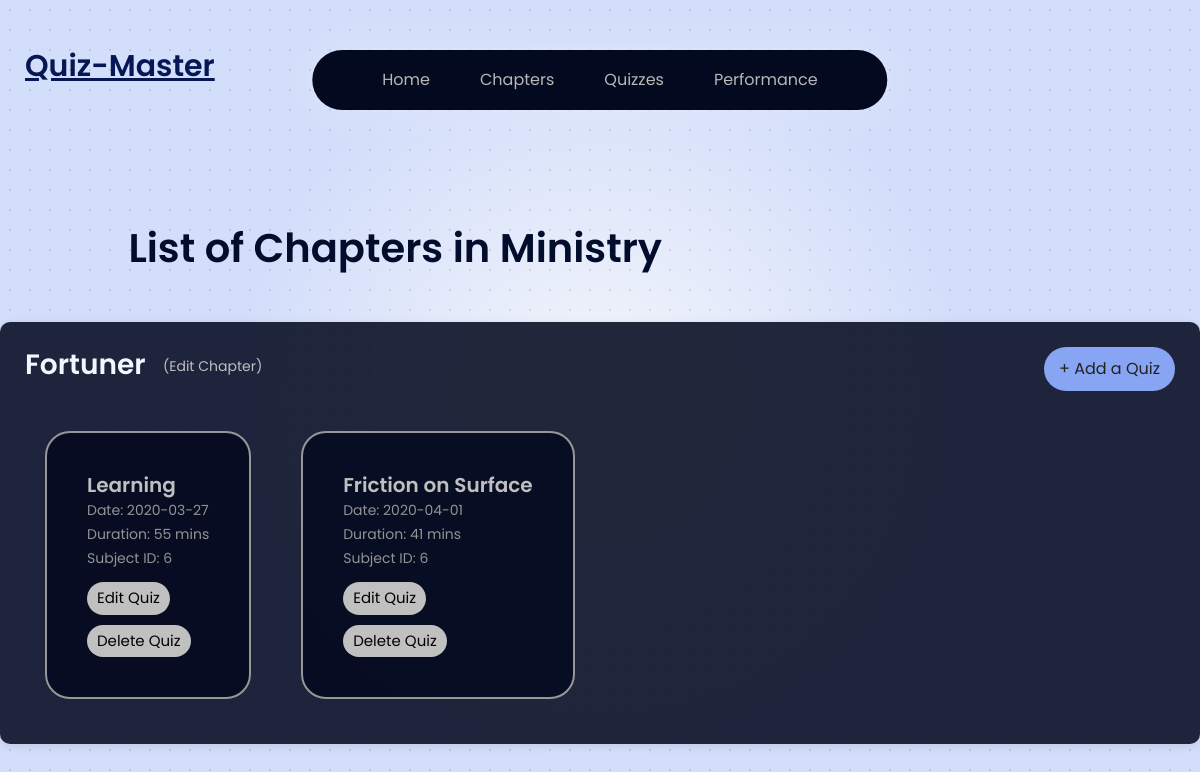
Page /admin/subject/6/chapters_list on the committed database.
### models/models.py (models this page shows, shortened)
class Subjects(db.Model):
    __tablename__ = 'subjects'
    id = db.Column(db.Integer, primary_key=True)
    name = db.Column(db.String(100), unique=True, nullable=False)
    description = db.Column(db.Text, nullable=True)

class Chapter(db.Model):
    __tablename__ = 'chapters'
    id = db.Column(db.Integer, primary_key=True)
    subject_id = db.Column(db.Integer, db.ForeignKey('subjects.id'), nullable=False)
    name = db.Column(db.String(100), nullable=False)
    description = db.Column(db.Text, nullable=True)

class Quiz(db.Model):
    __tablename__ = 'quizzes'
    id = db.Column(db.Integer, primary_key=True)
    subject_id = db.Column(db.Integer, db.ForeignKey('subjects.id'), nullable=False)
    chapter_id = db.Column(db.Integer, db.ForeignKey('chapters.id'), nullable=False)
    date_of_quiz = db.Column(db.Date, nullable=False)
    time_duration = db.Column(db.Integer, nullable=False)
    remarks = db.Column(db.Text, nullable=True)

### app.py (the view)
@app.route('/admin/subject/<int:subject_id>/chapters_list')
def chapters_list(subject_id):
    subject = Subjects.query.get(subject_id)
    if not subject:
        return "Subject not found", 404  # Handle the case where the subject is not found
    chapters = Chapter.query.filter_by(subject_id=subject_id).all()
    quizzes_with_chapters = []
    for chapter in chapters:
        quizzes = Quiz.query.filter_by(chapter_id = chapter.id).all()
        quizzes_with_chapters.append({
            'chapter': chapter,
            'quiz': quizzes
        })
    print(quizzes_with_chapters)
    return render_template('chapters_list.html', arr_quiz = quizzes_with_chapters, subject = subject )

### templates/chapters_list.html (shortened to what this page needs)
<!DOCTYPE html>
<html lang="en">
<head>
    <link rel="stylesheet" href="{{ url_for('static', filename='styles.css') }}">
</head>
<body class = 'page_look'>
    {%include 'navbar.html'%}
    <div>
        <h1 style="text-align: left;margin-left: 10.7%; margin-top: 0px;color: #020d2c;font-weight: 600; font-family: 'Poppins', sans-serif;">List of Chapters in {{ subject.name }}</h1>
        {% if arr_quiz %}
        <div>
            {% for item in arr_quiz %}
            <div class="chapter-card">
                <div class="chapter-header">
                    <h3 style="font-weight: 600; color: aliceblue;">{{ item.chapter.name }}</h3>
                    <a href="{{ url_for('redirect_edit_chapter', chapter_id = item.chapter.id) }}">
                        <button type="button" style="margin-right:770px;margin-bottom:7px;color: rgb(191, 191, 191);background: none; border: none;font-size: 14px;">
                            (Edit Chapter)
                        </button>
                    </a>
                    <a href="{{ url_for('create_quiz', subject_id=subject.id, chapter_id = item.chapter.id) }}">
                        <button type="button" class="add-quiz-btn">
                            + Add a Quiz
                        </button>
                    </a>
                </div>
                {% if item.quiz %}
                <div>
                    <div class="quiz-container">
                        {% for quiz in item.quiz %}
                        <div class="quiz-card">
                            <a href="{{ url_for('quiz_questions', quiz_id = quiz.id) }}" class="card-link">
                            <h5 style="font-weight: 550;">{{ quiz.remarks }}</h5>
                            <p>Date: {{ quiz.date_of_quiz }}</p>
                            <p>Duration: {{ quiz.time_duration }} mins</p>
                            <p>Subject ID: {{ quiz.subject_id }}</p>
                            </a>
                            <a href="{{ url_for('redirect_edit_quiz', subject_id=subject.id, chapter_id=item.chapter.id, quiz_id=quiz.id) }}">
                                <button type="button" style="background-color: #c0c0c0; margin-top: 10px; color: rgb(0, 0, 0); border: none; font-size: 15px; padding: 5px 10px; border-radius: 35px; cursor: pointer;">
                                    Edit Quiz
                                </button>
                            </a>
                            <form action="{{ url_for('delete_quiz', subject_id=subject.id, chapter_id=item.chapter.id, quiz_id=quiz.id) }}" method="POST" >
                                <button type="submit" style="background-color: #c0c0c0;margin-top: 10px; color: rgb(0, 0, 0);border: none; font-size: 15px; padding: 5px 10px; border-radius: 35px; cursor: pointer;">
                                    Delete Quiz
                                </button>
                            </form>
                        </div>
                        {% endfor %}
                    </div>
                </div>
                {% else %}
                <p style="color: whitesmoke; font-family: 'Poppins', sans-serif;">No quizzes available for this chapter.</p>
                {% endif %}
            </div>
            {% endfor %}
        </div>
        {% else %}
        <p style="color: #37497d; text-align: center; margin-top: 30px; font-family: 'Poppins', sans-serif;">No chapters available.</p>
        {% endif %}
    </div>
</body>
</html>

### static/styles.css (style rules this page uses)
.page_look { background: radial-gradient(circle, rgba(0, 0, 0, 0.1) 1px, transparent 1px) 0 0 / 20px 20px, radial-gradient(circle, #edf1fa 10%, #d3defa 50%); font-family: 'Poppins', sans-serif; margin: 0; padding: 0; }
.card-link { text-decoration: none; color: inherit; }
.chapter-card { border: 0px solid #ddd; background-color: rgb(33, 33, 33); border-radius: 10px; padding: 25px; margin: 50px 0; display: flex; flex-direction: column; box-shadow: 0px 2px 10px rgba(0, 0, 0, 0.1) }
.chapter-header { display: flex; justify-content: space-between; align-items: center; }
.quiz-card { margin: 0; border: 2px solid rgb(151, 151, 151); border-radius: 25px; padding: 20px; }
.quiz-container { display: flex; gap: 50px; background-color: rgb(247, 247, 237); padding: 5px, 5px; margin-top: 20px; border: 0px solid rgb(206, 206, 206); border-radius: 25px; padding: 20px; }
.quiz-card p { margin-bottom: 3px; color: #616161; font-size: 14px; }
.card-link { color: black; text-decoration: none; }
.chapter-card { border: 0px solid #ddd; background-color: #03091edd; border-radius: 10px; padding: 25px; margin: 50px 0; display: flex; width: auto; max-width: 1200px; flex-direction: column; margin: 50px auto; box-shadow: 0px 2px 10px rgba(0, 0, 0, 0.1) }
.add-quiz-btn { background-color: #87a5f2; color: rgb(33, 33, 33); border: none; padding: 10px 15px; font-size: 16px; border-radius: 25px; cursor: pointer; transition: background-color 0.3s ease; }
.quiz-card { background-color: #03091ed8; margin: 0; border-radius: 25px; padding: 40px; }
.quiz-container { display: flex; gap: 50px; background-color: rgb(33, 33, 33, 0.0); border-color: black; padding: 5px, 5px; margin-top: 20px; border: 0px solid rgb(206, 206, 206); border-radius: 25px; padding: 20px; }
.quiz-card p { margin-bottom: 3px; color: #939393; font-size: 14px; }
.quiz-card h5 { margin-bottom: 3px; color: #bfbfbf; }

### rows in the picture
Subjects: name "Ministry"
Chapter: chapter.name "Fortuner"
Quiz: remarks "Learning", date_of_quiz "2020-03-27", time_duration "55", subject_id "6"
Quiz: remarks "Friction on Surface", date_of_quiz "2020-04-01", time_duration "41", subject_id "6"
